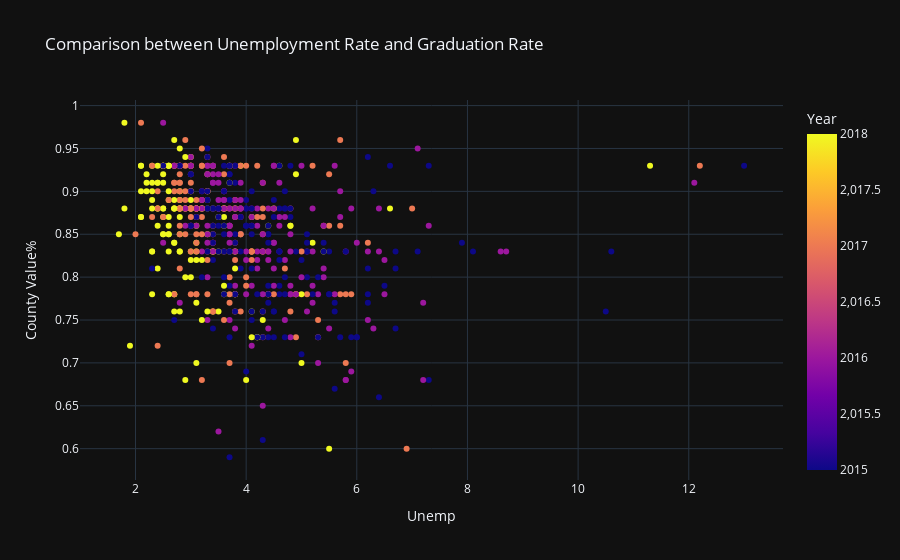

Here is the notebook cell this chart was saved with:
### Code cell
# Unemployment versus Graduation Rate

fig = px.scatter(
    df,
    title="Comparison between Unemployment Rate and Graduation Rate ",
    x="Unemp", # Unemployment Rate
    y="County Value%", # Graduation Rate
    # size="County Value",
    color="Year",
    template="plotly_dark",
    labels={"Unemployment dec ":"Unemployment dec ", "County Value":"County Value"}
)
# fig.update_traces(textposition='top left')
# Years 
fig.update_layout(showlegend= False)
fig.show()

### Figure 1 — Plotly figure (JSON) as saved in the notebook; plotly's stock layout.template omitted (floating-point values rounded to 4 significant figures; data arrays with more than 128 entries replaced by an {"elided": "..."} marker saying what was removed)
{"data": [{"hovertemplate": "Unemp=%{x}<br>County Value%=%{y}<br>Year=%{marker.color}<extra></extra>", "legendgroup": "", "marker": {"color": {"elided": "596 int values"}, "coloraxis": "coloraxis", "symbol": "circle"}, "mode": "markers", "name": "", "orientation": "v", "showlegend": false, "type": "scatter", "x": {"elided": "596 float values"}, "xaxis": "x", "y": {"elided": "596 float values"}, "yaxis": "y"}], "layout": {"coloraxis": {"colorbar": {"title": {"text": "Year"}}, "colorscale": [[0, "#0d0887"], [0.1111, "#46039f"], [0.2222, "#7201a8"], [0.3333, "#9c179e"], [0.4444, "#bd3786"], [0.5556, "#d8576b"], [0.6667, "#ed7953"], [0.7778, "#fb9f3a"], [0.8889, "#fdca26"], [1, "#f0f921"]]}, "legend": {"tracegroupgap": 0}, "showlegend": false, "title": {"text": "Comparison between Unemployment Rate and Graduation Rate "}, "xaxis": {"anchor": "y", "domain": [0, 1], "title": {"text": "Unemp"}}, "yaxis": {"anchor": "x", "domain": [0, 1], "title": {"text": "County Value%"}}}}
